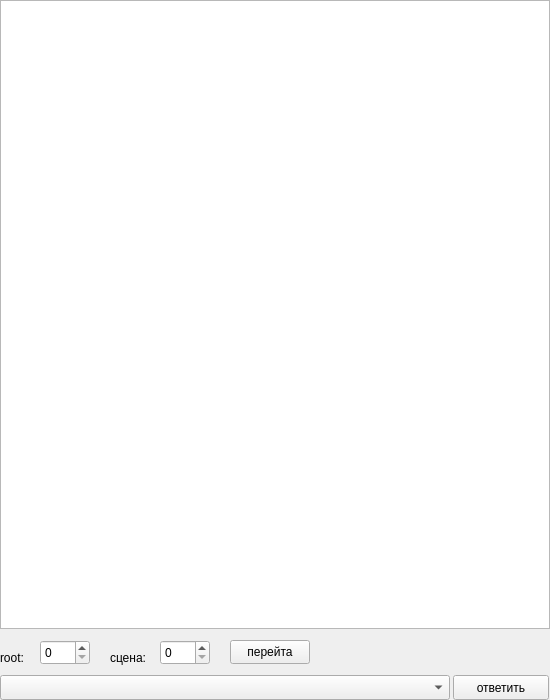
<?xml version="1.0" encoding="UTF-8"?>
<ui version="4.0">
 <class>MainWindow</class>
 <widget class="QMainWindow" name="MainWindow">
  <property name="geometry">
   <rect>
    <x>0</x>
    <y>0</y>
    <width>550</width>
    <height>700</height>
   </rect>
  </property>
  <property name="windowTitle">
   <string>MainWindow</string>
  </property>
  <widget class="QWidget" name="centralwidget">
   <widget class="QListWidget" name="listWidget">
    <property name="geometry">
     <rect>
      <x>0</x>
      <y>0</y>
      <width>550</width>
      <height>629</height>
     </rect>
    </property>
   </widget>
   <widget class="QComboBox" name="comboBox">
    <property name="geometry">
     <rect>
      <x>0</x>
      <y>675</y>
      <width>450</width>
      <height>25</height>
     </rect>
    </property>
   </widget>
   <widget class="QPushButton" name="pushButton">
    <property name="geometry">
     <rect>
      <x>453</x>
      <y>675</y>
      <width>96</width>
      <height>25</height>
     </rect>
    </property>
    <property name="text">
     <string>ответить</string>
    </property>
   </widget>
   <widget class="QSpinBox" name="spinBox">
    <property name="geometry">
     <rect>
      <x>40</x>
      <y>640</y>
      <width>50</width>
      <height>25</height>
     </rect>
    </property>
   </widget>
   <widget class="QSpinBox" name="spinBox_2">
    <property name="geometry">
     <rect>
      <x>160</x>
      <y>640</y>
      <width>50</width>
      <height>25</height>
     </rect>
    </property>
   </widget>
   <widget class="QLabel" name="label">
    <property name="geometry">
     <rect>
      <x>0</x>
      <y>650</y>
      <width>65</width>
      <height>16</height>
     </rect>
    </property>
    <property name="text">
     <string>root: </string>
    </property>
   </widget>
   <widget class="QLabel" name="label_2">
    <property name="geometry">
     <rect>
      <x>110</x>
      <y>650</y>
      <width>65</width>
      <height>16</height>
     </rect>
    </property>
    <property name="text">
     <string>сцена:</string>
    </property>
   </widget>
   <widget class="QPushButton" name="pushButton_2">
    <property name="geometry">
     <rect>
      <x>230</x>
      <y>640</y>
      <width>80</width>
      <height>24</height>
     </rect>
    </property>
    <property name="text">
     <string>перейта</string>
    </property>
   </widget>
  </widget>
 </widget>
 <resources/>
 <connections/>
</ui>
